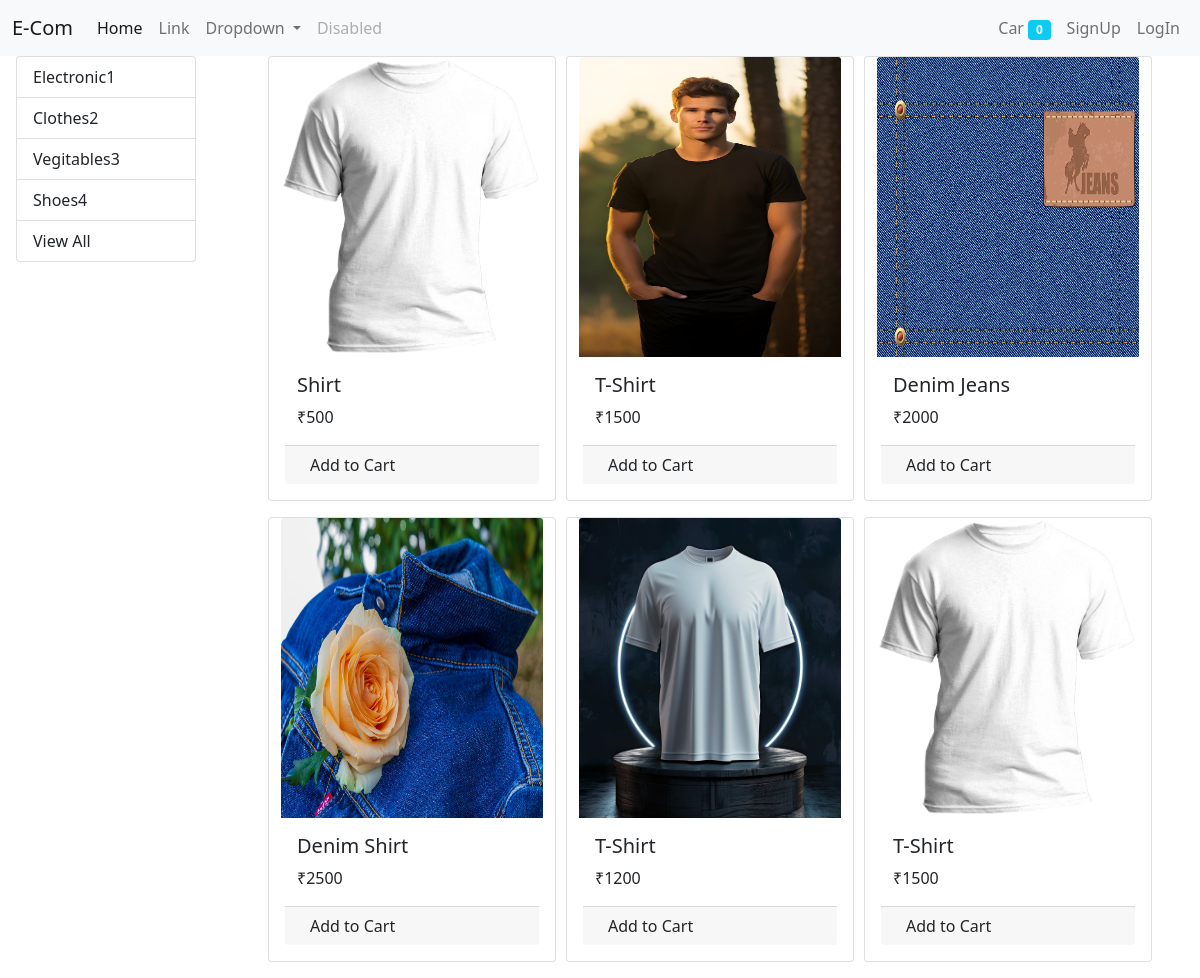
The app's page /?category=2 with its own data.
### myStore/models.py (models this page shows, shortened)
class Category(models.Model):
    name=models.CharField(max_length=50)
    @staticmethod
    def get_all_categories():
        return Category.objects.all()

class Product(models.Model):
    name=models.CharField(max_length=50)
    category=models.ForeignKey(Category, on_delete=models.CASCADE)
    price=models.IntegerField()
    description=models.CharField(max_length=200)
    product_images=models.ImageField(upload_to='uploads/products/')
    @staticmethod
    def get_all_products_by_id(category_id):
       if category_id:
            return Product.objects.filter(category=category_id)
       else:
            return Product.get_all_products()

### myStore/views/home.py (the view, shortened to what this page needs)
# urls.py: path('', home.Home.as_view(), name='homePage'),
class Home(View):
    def get(self, request):
        cart=request.session.get('cart')
        if not cart:
            request.session['cart']={}
        products=None
        categories=Category.get_all_categories()
        category_id=request.GET.get('category')
        if category_id:
            products=Product.get_all_products_by_id(category_id)
        else:
            products=Product.get_all_products()
        data={
            'products':products,
            'categories':categories
        }
        return render(request, 'home/index.html', context=data)

### myStore/templatetags/cart.py (called while the page is built)
@register.filter(name='is_in_cart')
def is_in_cart(product, cart):
    keys=cart.keys()
    for id in keys:
        if int(id)==product.id:
            return True
    return False

### myStore/templatetags/custom_filter.py (called while the page is built)
@register.filter(name='currency')
def currency(num):
    res="₹"+str(num)
    return res

### myStore/templates/home/index.html (shortened to what this page needs)
{% extends "base.html" %}
{% block content %}
{% load cart %}
{% load custom_filter %}
    <div class="row" >
        <div id="filter" class='col-lg-2 ms-3'>
            <div class="list-group">
                {% for category in categories %}
                    <a href="/?category={{category.id}}" class="list-group-item list-group-item-action">
                        {{ category.name }}{{ category.id }}
                    </a>
                {% endfor %}
                <a href="/" class="list-group-item list-group-item-action">
                    View All
                </a>
            </div>
        </div>
        <div id="products" class='col-lg-9 mx-auto'>
                <div class="row mx-auto">
                    {% for product in products %}
                        <div  class='card mx-auto mb-3 ' id='{{product.id}}' style="width: 18rem;">
                            <img src="{{product.product_images.url}}" height='300' width='auto'  class="card-img-top" alt="...">
                            <div class="card-body">
                                <h5 class="card-title">{{product.name}}</h5>
                                    <p class="card-text">{{ product.price|currency }}</p>
                                    <div class="card-footer p-0 row ">
                                        {% if product|is_in_cart:request.session.cart %}
                                        <div class="row no-gutters">
                                            <form action="/#{{product.id}}" class="col-1" method="post">
                                                {% csrf_token %}
                                                <input type="text" hidden name="product" value='{{product.id}}'>
                                                <input type="text" hidden name="remove" value='True'>
                                                <input type="submit" name="" value=" - " id=""class="col-2 btn btn-secondary">
                                            </form>
                                            <div class="text-center col">
                                                {{product|cart_quantity:request.session.cart}} in cart
                                            </div>
                                            <form action="/#{{product.id}}" class="col-1" method="post">
                                                {% csrf_token %}
                                                <input type="text" hidden name="product" value='{{product.id}}'>
                                                <input type="submit" name="" value=" + " id=""class="col-2 btn btn-secondary">
                                            </form>
                                        </div>
                                        {%else %}
                                        <form action="/#{{product.id}}" method="POST">
                                            <input type="submit" class='btn btn-block' value='Add to Cart'>
                                        </form>
                                        {% endif %}
                                    </div>
                            </div>
                        </div>
                    {% endfor %}
                </div>
        </div>
    </div>
    {% endblock %}

### records on screen
Category: name "Electronic", id "1"
Category: name "Clothes", id "2"
Category: name "Vegitables", id "3"
Category: name "Shoes", id "4"
Product: {{ product.id }} 1 (drawn), product_images (picture), name "Shirt", price "₹500"
Product: product_images (picture), name "T-Shirt", price "₹1500"
Product: product_images (picture), name "Denim Jeans", price "₹2000"
Product: product_images (picture), name "Denim Shirt", price "₹2500"
Product: product_images (picture), name "T-Shirt", price "₹1200"
Product: product_images (picture), name "T-Shirt", price "₹1500"

### other values on screen
{{ request.session.cart.keys|length }} "0"
